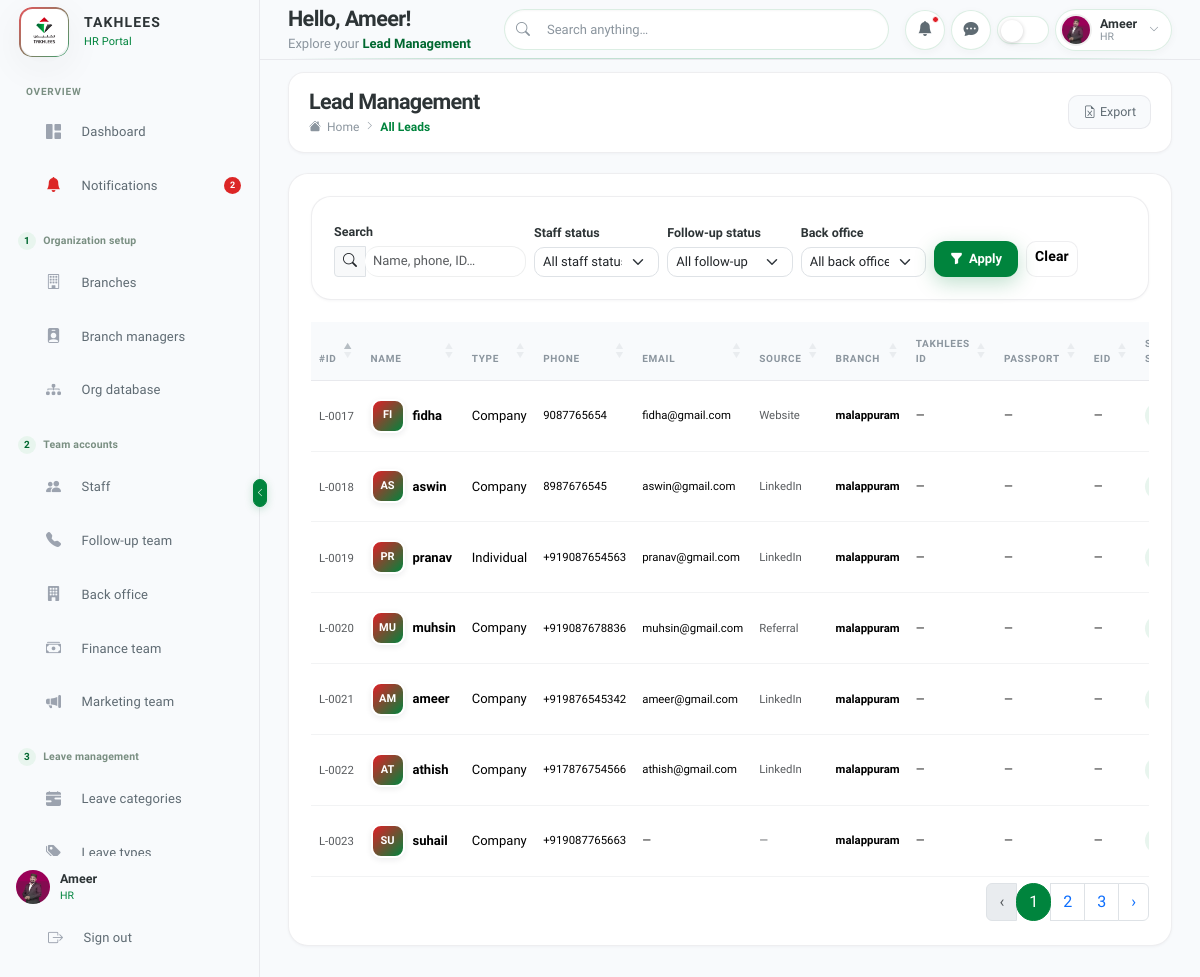
Page /hr/leads/ (signed in) on the committed database.
### core/models.py (models this page shows, shortened)
class Lead(models.Model):
    class BackofficeStatus(models.TextChoices):
        PENDING = "pending", "Pending check"
        VERIFIED = "verified", "Correct lead"
        REJECTED = "rejected", "Not correct"
    class PipelineStage(models.TextChoices):
        SUBMITTED = "submitted", "Submitted"
        FOLLOWUP = "followup", "With follow-up"
        BRANCH = "branch", "With branch"
    class StaffStage(models.TextChoices):
        NEW = "new", "New"
        CONTACTED = "contacted", "Contacted"
        QUALIFIED = "qualified", "Qualified"
        CONVERTED = "converted", "Converted"
        LOST = "lost", "Lost"
    class HandoverStatus(models.TextChoices):
        PENDING = "pending", "Not handed over"
        HANDED_OVER = "handed_over", "Handed over"
    class ClientType(models.TextChoices):
        COMPANY = "company", "Company"
        INDIVIDUAL = "individual", "Individual"
    created_by = models.ForeignKey(
        settings.AUTH_USER_MODEL,
        on_delete=models.PROTECT,
        related_name="leads_created",
    )
    name = models.CharField(max_length=255)
    company = models.CharField(
        max_length=20,
        choices=ClientType.choices,
        default=ClientType.COMPANY,
    )
    phone = models.CharField(max_length=30)
    email = models.EmailField(blank=True, null=True)
    source = models.ForeignKey(
        LeadSource,
        on_delete=models.PROTECT,
        null=True,
        blank=True,
        related_name="leads",
    )
    service = models.ForeignKey(
        LeadService,
        on_delete=models.PROTECT,
        null=True,
        blank=True,
        related_name="leads",
    )
    service_documents_zip = models.FileField(
        "Service documents (ZIP)",
        upload_to="leads/service_zips/%Y/%m/",
        blank=True,
    )
    payment_verified = models.BooleanField(
        default=False,
        help_text="Staff confirmed customer payment before converting the lead.",
    )
    payment_screenshot = models.ImageField(
        "Payment screenshot",
        upload_to="leads/payment_screenshots/%Y/%m/",
        blank=True,
    )
    service_zip_verified = models.BooleanField(
        default=False,
        help_text="Follow-up confirmed staff ZIP when no extracted files are available.",
    )
    sent_to_followup_at = models.DateTimeField(null=True, blank=True)
    sent_to_backoffice_at = models.DateTimeField(null=True, blank=True)
    notes = models.TextField(blank=True)
    takhlees_id = models.CharField("Takhlees ID", max_length=64, blank=True)
    passport_no = models.CharField("Passport No", max_length=64, blank=True)
    eid_no = models.CharField("EID No", max_length=64, blank=True)
    backoffice_status = models.CharField(
        max_length=20,
        choices=BackofficeStatus.choices,
        default=BackofficeStatus.PENDING,
    )
    backoffice_checked_by = models.ForeignKey(
        settings.AUTH_USER_MODEL,
        on_delete=models.SET_NULL,
        null=True,
        blank=True,
        related_name="leads_backoffice_checked",
    )
    backoffice_checked_at = models.DateTimeField(null=True, blank=True)
    backoffice_notes = models.TextField(blank=True)
    staff_status = models.ForeignKey(
        LeadStatus,
        on_delete=models.PROTECT,
        related_name="leads_staff_status",
        help_text="Status set by branch staff on their portal.",
    )
    followup_status = models.ForeignKey(
        LeadStatus,
        on_delete=models.PROTECT,
        related_name="leads_followup_status",
        null=True,
        blank=True,
        help_text="Status set by the follow-up team (separate from staff status).",
    )
    followup_assigned_to = models.ForeignKey(
        settings.AUTH_USER_MODEL,
        on_delete=models.SET_NULL,
        null=True,
        blank=True,
        related_name="leads_followup_assigned",
    )
    pipeline_stage = models.CharField(
        max_length=20,
        choices=PipelineStage.choices,
        default=PipelineStage.SUBMITTED,
    )
    branch = models.ForeignKey(
        "branch.Branch",
        on_delete=models.SET_NULL,
        null=True,
        blank=True,
        related_name="leads",
    )
    next_followup_date = models.DateField(null=True, blank=True)
    service_expire_date = models.DateField(
        null=True,
        blank=True,
        help_text="Service expiry date set by follow-up; shown on portal calendars.",
    )
    renewal_assigned_to = models.ForeignKey(
        settings.AUTH_USER_MODEL,
        on_delete=models.SET_NULL,
        null=True,
        blank=True,
        related_name="renewal_assigned_leads"
    )
    renewal_handled = models.BooleanField(
        default=False,
        help_text="Indicates if this renewal alert has been handled (e.g. by creating a new lead)."
    )
    renewed_from = models.ForeignKey(
        'self',
        on_delete=models.SET_NULL,
        null=True,
        blank=True,
        related_name="renewal_leads",
        help_text="If this lead was created as a renewal, this links to the original lead."
    )
    doc_passport_collected = models.BooleanField(
        default=False,
        help_text="Follow-up collected passport copy.",
    )
    doc_certificates_collected = models.BooleanField(
        default=False,
        help_text="Follow-up collected certificates.",
    )
    doc_photos_collected = models.BooleanField(
        default=False,
        help_text="Follow-up collected photos.",
    )
    doc_collection_notes = models.TextField(
        blank=True,
        help_text="Missing documents or collection notes from follow-up.",
    )
    staff_stage = models.CharField(
        max_length=20,
        choices=StaffStage.choices,
        default=StaffStage.NEW,
    )
    staff_conversion_note = models.TextField(blank=True)
    lost_reason_type = models.ForeignKey(
        LeadLostReasonType,
        on_delete=models.SET_NULL,
        null=True,
        blank=True,
        related_name="leads",
        help_text="Reason type when staff marks the lead as Lost.",
    )
    handover_status = models.CharField(
        max_length=20,
        choices=HandoverStatus.choices,
        default=HandoverStatus.PENDING,
    )
    handover_note = models.TextField(blank=True)
    handed_over_at = models.DateTimeField(null=True, blank=True)
    created_at = models.DateTimeField(auto_now_add=True)
    updated_at = models.DateTimeField(auto_now=True)
    class Meta:
        ordering = ["-created_at"]
    @property
    def display_id(self):
        return f"L-{self.pk:04d}"
    @property
    def initials(self):
        from core.profile_utils import get_initials
        return get_initials(self.name)

class LeadSource(models.Model):
    name = models.CharField(max_length=255)
    code = models.SlugField(max_length=50, unique=True, blank=True)
    description = models.TextField(blank=True)
    is_active = models.BooleanField(default=True)
    sort_order = models.PositiveSmallIntegerField(default=0)
    created_at = models.DateTimeField(auto_now_add=True)
    updated_at = models.DateTimeField(auto_now=True)
    class Meta:
        verbose_name = "Lead source"
        verbose_name_plural = "Lead sources"
        ordering = ["sort_order", "name"]

### branch/models.py (models this page shows, shortened)
class Branch(models.Model):
    name = models.CharField(max_length=255)
    email = models.EmailField()
    phone = models.CharField(max_length=255)
    opening_date = models.DateField()
    nationality = models.CharField(max_length=255)
    address = models.TextField()
    city = models.CharField(max_length=255)
    state = models.CharField(max_length=255)
    is_deleted = models.BooleanField(default=False)
    deleted_at = models.DateTimeField(null=True, blank=True)
    created_at = models.DateTimeField(auto_now_add=True)
    updated_at = models.DateTimeField(auto_now=True)
    objects = models.Manager()
    active = ActiveBranchQuerySet()
    class Meta:
        ordering = ["-created_at"]

### hr/views.py (the view)
# urls.py: path("leads/", views.all_leads, name="all_leads"),
@login_required(login_url="core:login")
def leads(request):
    from core.lead_filters import (
        apply_lead_list_filters,
        filters_are_active,
        lead_filter_context,
        parse_lead_list_filters,
    )
    from core.models import Lead
    filters = parse_lead_list_filters(request)
    queryset = apply_lead_list_filters(
        Lead.objects.select_related(
            "created_by",
            "branch",
            "backoffice_checked_by",
            "followup_assigned_to",
            "source",
            "staff_status",
            "followup_status",
            "created_by__staff_profile__branch",
        ),
        filters,
    )
    return _render_page(
        request,
        "hr/pages/leads.html",
        "Lead Management",
        "leads",
        leads=queryset[:500],
        filters_active=filters_are_active(filters),
        **lead_filter_context(filters, show_staff=True, show_followup=True, show_backoffice=True),
    )

### templates/hr/base.html (shortened to what this page needs)
{% load static %}
<!DOCTYPE html>
<html lang="en" data-theme="light">
<head>
    <link href="https://cdn.jsdelivr.net/npm/bootstrap@5.3.3/dist/css/bootstrap.min.css" rel="stylesheet" />
    <link href="https://cdn.jsdelivr.net/npm/bootstrap-icons@1.11.3/font/bootstrap-icons.css" rel="stylesheet" />
    <link href="https://cdn.datatables.net/1.13.8/css/dataTables.bootstrap5.min.css" rel="stylesheet" />
    <link href="https://cdn.jsdelivr.net/npm/sweetalert2@11/dist/sweetalert2.min.css" rel="stylesheet" />
    <link href="{% static 'hr/css/app.css' %}?v=20260703" rel="stylesheet" />
    <link href="{% static 'hr/css/takhlees-theme.css' %}?v=20260702" rel="stylesheet" />
    <link href="{% static 'hr/css/portal-ui.css' %}?v=20260622" rel="stylesheet" />
    <link href="{% static 'hr/css/portal-dashboard.css' %}?v=20260623" rel="stylesheet" />
</head>
<body data-page="{{ active_nav }}">
    <div id="app-wrapper">
        {% include "hr/includes/sidebar.html" %}
        <button id="sidebar-toggle-btn" onclick="toggleSidebar()" title="Toggle Sidebar" type="button">
            <i class="bi bi-chevron-left" id="sidebar-toggle-icon"></i>
        </button>
        <div id="main-wrapper">
            {% include "hr/includes/topbar.html" %}
            <main id="page-content">
                {% include content_template %}
            </main>
        </div>
    </div>
</body>
</html>

### templates/hr/includes/sidebar.html
{% load profile_tags %}
<nav id="sidebar">
    <div class="sidebar-brand">
        {% url 'hr:dashboard' as dashboard_url %}
        {% include "core/includes/brand_logo.html" with brand_url=dashboard_url brand_subtitle="HR Portal" %}
    </div>
    <div class="sidebar-nav">
        {% for section in hr_nav_sections %}
            {% if section.label %}
            <div class="nav-section-heading{% if section.step %} nav-section-heading--stepped{% endif %}">
                {% if section.step %}<span class="nav-section-step">{{ section.step }}</span>{% endif %}
                <span class="nav-section-heading-text">{{ section.label }}</span>
            </div>
            {% endif %}
            <ul class="nav-item-group{% if section.label %} nav-item-group-section{% endif %}">
                {% for item in section.items %}
                <li>
                    <a class="nav-link-item{% if active_nav == item.nav_key %} active{% endif %}" href="{% url item.url_name %}">
                        <span class="nav-icon">
                            {% if item.nav_key == 'notifications' and total_notification_count %}
                            <i class="bi bi-bell-fill nav-icon-alert"></i>
                            {% else %}
                            <i class="{{ item.icon }}"></i>
                            {% endif %}
                        </span>
                        <span class="nav-link-text">{{ item.label }}</span>
                        {% if item.nav_key == 'notifications' and total_notification_count %}
                        <span class="nav-badge nav-badge-alert">{{ total_notification_count }}</span>
                        {% endif %}
                    </a>
                </li>
                {% endfor %}
            </ul>
        {% endfor %}
    </div>
    <div class="sidebar-footer">
        <a href="{% url 'hr:profile' %}" class="sidebar-user text-decoration-none mb-2">
            {% profile_avatar request.user size="sm" extra_class="hr-user-avatar" %}
            <div class="sidebar-user-info">
                <div class="user-name">{{ hr_display_name }}</div>
                <div class="user-role">{{ hr_role }}</div>
            </div>
        </a>
        <a href="{% url 'core:logout' %}" class="nav-link-item py-2" style="font-size:12px">
            <span class="nav-icon"><i class="bi bi-box-arrow-right"></i></span>
            <span class="nav-link-text">Sign out</span>
        </a>
    </div>
</nav>

### templates/hr/includes/topbar.html (shortened to what this page needs)
{% load profile_tags %}
<header id="topbar">
    <div class="topbar-greeting d-none d-lg-block">
        <div class="topbar-greeting-title">Hello, {{ hr_display_name }}!</div>
        <div class="topbar-greeting-sub">Explore your <span class="topbar-greeting-page">{{ page_title }}</span></div>
    </div>
    <div class="topbar-search">
        <i class="bi bi-search search-icon"></i>
        <input type="text" placeholder="Search anything…" id="globalSearch" />
    </div>
    <div class="topbar-actions">
        <div class="dropdown">
            <button class="topbar-btn" data-bs-toggle="dropdown" type="button" aria-label="Notifications">
                <i class="bi bi-bell-fill"></i>
                {% if total_notification_count %}<span class="badge-dot"></span>{% endif %}
            </button>
        </div>
        <div class="dropdown">
            <button class="topbar-btn" data-bs-toggle="dropdown" type="button">
                <i class="bi bi-chat-dots-fill"></i>
            </button>
        </div>
        <button class="theme-toggle" onclick="toggleTheme()" title="Toggle Dark/Light Mode" type="button"></button>
        <div class="dropdown">
            <div class="topbar-user" data-bs-toggle="dropdown">
                {% profile_avatar request.user size="xs" extra_class="hr-user-avatar" %}
                <div class="user-info d-none d-md-flex">
                    <span class="user-name">{{ hr_display_name }}</span>
                    <span class="user-role">{{ hr_role }}</span>
                </div>
                <i class="bi bi-chevron-down" style="font-size:10px;color:var(--text-muted);margin-left:4px"></i>
            </div>
        </div>
    </div>
</header>

### templates/hr/includes/lead_rows.html (shortened to what this page needs)
{% for lead in leads %}
<tr>
    <td><span class="text-muted small">{{ lead.display_id }}</span></td>
    <td>
        <div class="d-flex align-items-center gap-2">
            <div class="avatar-xs lead-avatar">{{ lead.initials }}</div>
            <span class="fw-semibold">{{ lead.name }}</span>
        </div>
    </td>
    <td>{{ lead.get_company_display }}</td>
    <td class="small">{{ lead.phone }}</td>
    <td class="small">{{ lead.email|default:"—" }}</td>
    <td class="text-muted small">{{ lead.source.name|default:"—" }}</td>
    <td class="small fw-semibold">{{ lead.branch.name|default:"—" }}</td>
    <td class="small">{{ lead.takhlees_id|default:"—" }}</td>
    <td class="small">{{ lead.passport_no|default:"—" }}</td>
    <td class="small">{{ lead.eid_no|default:"—" }}</td>
    <td>
        {% if lead.staff_status %}
        <span class="badge-status badge-{{ lead.staff_status.badge_style }}">{{ lead.staff_status.name }}</span>
        {% else %}—{% endif %}
    </td>
</tr>
{% empty %}
<tr>
    <td colspan="15" class="text-center text-muted py-4">No leads found.</td>
</tr>
{% endfor %}

### rows in the picture
Lead: display_id "L-0023", initials "SU", name "suhail", company "Company", phone "+919087765663", email "—", source.name "—", branch.name "malappuram", takhlees_id "—", passport_no "—", eid_no "—"
Lead: display_id "L-0022", initials "AT", name "athish", company "Company", phone "+917876754566", email "athish@gmail.com", source.name "LinkedIn", branch.name "malappuram", takhlees_id "—", passport_no "—", eid_no "—"
Lead: display_id "L-0021", initials "AM", name "ameer", company "Company", phone "+919876545342", email "ameer@gmail.com", source.name "LinkedIn", branch.name "malappuram", takhlees_id "—", passport_no "—", eid_no "—"
Lead: display_id "L-0020", initials "MU", name "muhsin", company "Company", phone "+919087678836", email "muhsin@gmail.com", source.name "Referral", branch.name "malappuram", takhlees_id "—", passport_no "—", eid_no "—"
Lead: display_id "L-0019", initials "PR", name "pranav", company "Individual", phone "+919087654563", email "pranav@gmail.com", source.name "LinkedIn", branch.name "malappuram", takhlees_id "—", passport_no "—", eid_no "—"
Lead: display_id "L-0018", initials "AS", name "aswin", company "Company", phone "8987676545", email "aswin@gmail.com", source.name "LinkedIn", branch.name "malappuram", takhlees_id "—", passport_no "—", eid_no "—"
Lead: display_id "L-0017", initials "FI", name "fidha", company "Company", phone "9087765654", email "fidha@gmail.com", source.name "Website", branch.name "malappuram", takhlees_id "—", passport_no "—", eid_no "—"

### other values in the picture
{{ brand_subtitle|default:"HRMS Portal" }} "HR Portal"
{{ section.label }} "OVERVIEW" "Organization setup" "Team accounts" "Leave management"
{{ item.label }} "Dashboard" "Notifications" "Branches" "Branch managers" "Org database" "Staff" "Follow-up team" "Back office" "Finance team" "Marketing team" "Leave categories"
{{ total_notification_count }} "2"
{{ section.step }} "1" "2" "3"
{{ hr_display_name }} "Ameer"
{{ hr_role }} "HR"
{{ page_title }} "Lead Management"
